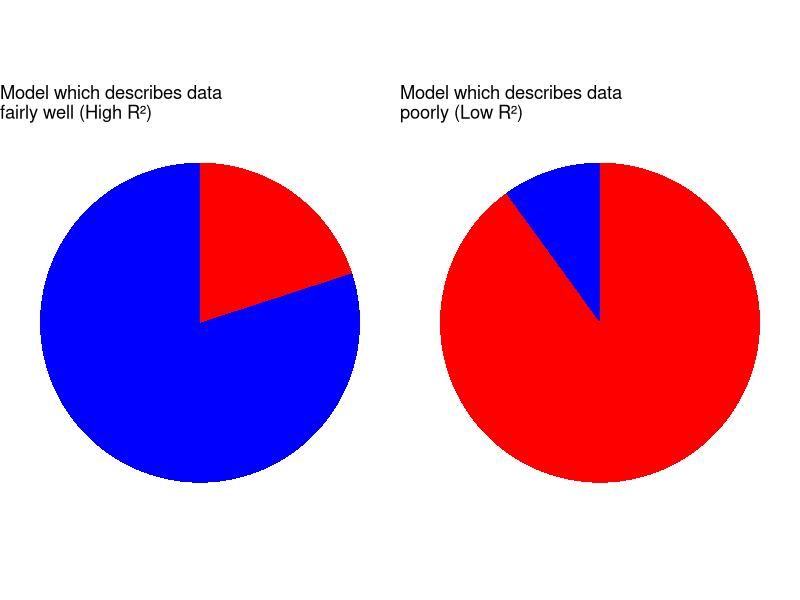

R code for this plot:
## ---- chunk 1
#| label: exp-var-setup
#| echo: false
#| message: false
#| warning: false

library(ggplot2)
library(gridExtra)

## ---- chunk 2
#| label: fig-r2-pies
#| fig-cap: Systematic variation (blue) and residual variation (red). 
#| echo: false
# Create data frames for both pie charts
good_fit <- data.frame(
  category = c("Explained", "Unexplained"),
  value = c(0.8, 0.2)  # Representing high R² of 0.8
)

poor_fit <- data.frame(
  category = c("Explained", "Unexplained"),
  value = c(0.1, 0.9)  # Representing low R² of 0.1
)

# Create the first pie chart (High R²)
p1 <- ggplot(good_fit, aes(x = "", y = value, fill = category)) +
  geom_bar(stat = "identity", width = 1) +
  coord_polar("y", start = 0) +
  scale_fill_manual(values = c("blue", "red")) +
  theme_void() +
  theme(legend.position = "none") +
  ggtitle("Model which describes data\nfairly well (High R²)")

# Create the second pie chart (Low R²)
p2 <- ggplot(poor_fit, aes(x = "", y = value, fill = category)) +
  geom_bar(stat = "identity", width = 1) +
  coord_polar("y", start = 0) +
  scale_fill_manual(values = c("blue", "red")) +
  theme_void() +
  theme(legend.position = "none") +
  ggtitle("Model which describes data\npoorly (Low R²)")

# Arrange the plots side by side
grid.arrange(p1, p2, ncol = 2)

